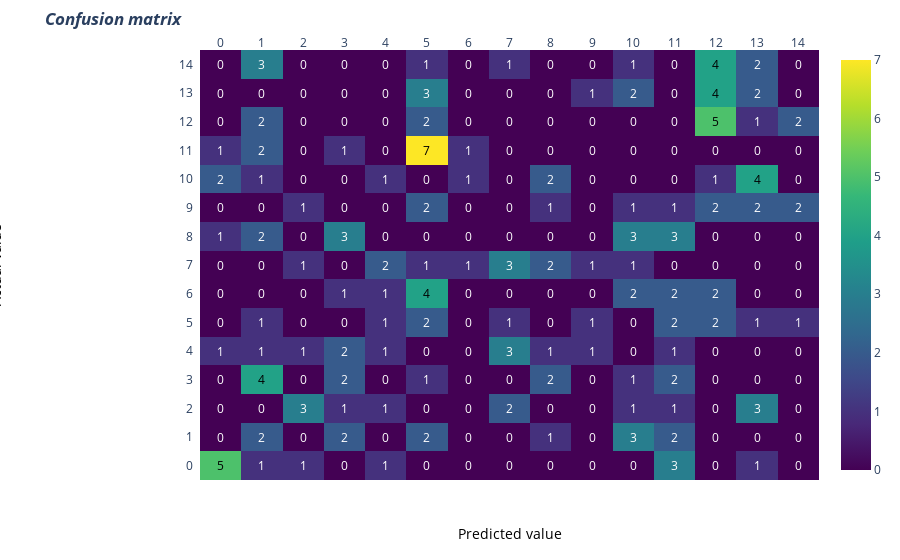

The cell this chart's notebook holds for it:
### Code cell
import plotly.figure_factory as ff
# invert z idx values

z= cm

# invert z idx values
#z = z[::-1]

x= [0,1,2,3,4,5,6,7,8,9,10,11,12,13,14]
y1=x
#y =x[::-1].copy() # invert idx values of x
#print(y)
#y=x
# change each element of z to type string for annotations
z_text = [[str(y1) for y1 in x] for x in z]

# set up figure
fig = ff.create_annotated_heatmap(z, x=x, y=y1, annotation_text=z_text, colorscale='Viridis')

# add title
fig.update_layout(title_text='<i><b>Confusion matrix</b></i>',
                  #xaxis = dict(title='x'),
                  #yaxis = dict(title='x')
                 )

# add custom xaxis title
fig.add_annotation(dict(font=dict(color="black",size=14),
                        x=0.5,
                        y=-0.15,
                        showarrow=False,
                        text="Predicted value",
                        xref="paper",
                        yref="paper"))

# add custom yaxis title
fig.add_annotation(dict(font=dict(color="black",size=14),
                        x=-0.35,
                        y=0.5,
                        showarrow=False,
                        text="Actual value",
                        textangle=-90,
                        xref="paper",
                        yref="paper"))

# adjust margins to make room for yaxis title
fig.update_layout(margin=dict(t=50, l=200))

# add colorbar
fig['data'][0]['showscale'] = True
fig.show()

### Figure 1 — Plotly figure (JSON) as saved in the notebook; plotly's stock layout.template omitted (floating-point values rounded to 4 significant figures; data arrays with more than 128 entries replaced by an {"elided": "..."} marker saying what was removed)
{"data": [{"colorscale": [[0, "#440154"], [0.1111, "#482878"], [0.2222, "#3e4989"], [0.3333, "#31688e"], [0.4444, "#26828e"], [0.5556, "#1f9e89"], [0.6667, "#35b779"], [0.7778, "#6ece58"], [0.8889, "#b5de2b"], [1, "#fde725"]], "reversescale": false, "showscale": true, "type": "heatmap", "x": [0, 1, 2, 3, 4, 5, 6, 7, 8, 9, 10, 11, 12, 13, 14], "y": [0, 1, 2, 3, 4, 5, 6, 7, 8, 9, 10, 11, 12, 13, 14], "z": {"elided": "15x15 int values"}}], "layout": {"annotations": [{"font": {"color": "#000000"}, "showarrow": false, "text": "5", "x": 0, "xref": "x", "y": 0, "yref": "y"}, {"font": {"color": "#FFFFFF"}, "showarrow": false, "text": "1", "x": 1, "xref": "x", "y": 0, "yref": "y"}, {"font": {"color": "#FFFFFF"}, "showarrow": false, "text": "1", "x": 2, "xref": "x", "y": 0, "yref": "y"}, {"font": {"color": "#FFFFFF"}, "showarrow": false, "text": "0", "x": 3, "xref": "x", "y": 0, "yref": "y"}, {"font": {"color": "#FFFFFF"}, "showarrow": false, "text": "1", "x": 4, "xref": "x", "y": 0, "yref": "y"}, {"font": {"color": "#FFFFFF"}, "showarrow": false, "text": "0", "x": 5, "xref": "x", "y": 0, "yref": "y"}, {"font": {"color": "#FFFFFF"}, "showarrow": false, "text": "0", "x": 6, "xref": "x", "y": 0, "yref": "y"}, {"font": {"color": "#FFFFFF"}, "showarrow": false, "text": "0", "x": 7, "xref": "x", "y": 0, "yref": "y"}, {"font": {"color": "#FFFFFF"}, "showarrow": false, "text": "0", "x": 8, "xref": "x", "y": 0, "yref": "y"}, {"font": {"color": "#FFFFFF"}, "showarrow": false, "text": "0", "x": 9, "xref": "x", "y": 0, "yref": "y"}, {"font": {"color": "#FFFFFF"}, "showarrow": false, "text": "0", "x": 10, "xref": "x", "y": 0, "yref": "y"}, {"font": {"color": "#FFFFFF"}, "showarrow": false, "text": "3", "x": 11, "xref": "x", "y": 0, "yref": "y"}, {"font": {"color": "#FFFFFF"}, "showarrow": false, "text": "0", "x": 12, "xref": "x", "y": 0, "yref": "y"}, {"font": {"color": "#FFFFFF"}, "showarrow": false, "text": "1", "x": 13, "xref": "x", "y": 0, "yref": "y"}, {"font": {"color": "#FFFFFF"}, "showarrow": false, "text": "0", "x": 14, "xref": "x", "y": 0, "yref": "y"}, {"font": {"color": "#FFFFFF"}, "showarrow": false, "text": "0", "x": 0, "xref": "x", "y": 1, "yref": "y"}, {"font": {"color": "#FFFFFF"}, "showarrow": false, "text": "2", "x": 1, "xref": "x", "y": 1, "yref": "y"}, {"font": {"color": "#FFFFFF"}, "showarrow": false, "text": "0", "x": 2, "xref": "x", "y": 1, "yref": "y"}, {"font": {"color": "#FFFFFF"}, "showarrow": false, "text": "2", "x": 3, "xref": "x", "y": 1, "yref": "y"}, {"font": {"color": "#FFFFFF"}, "showarrow": false, "text": "0", "x": 4, "xref": "x", "y": 1, "yref": "y"}, {"font": {"color": "#FFFFFF"}, "showarrow": false, "text": "2", "x": 5, "xref": "x", "y": 1, "yref": "y"}, {"font": {"color": "#FFFFFF"}, "showarrow": false, "text": "0", "x": 6, "xref": "x", "y": 1, "yref": "y"}, {"font": {"color": "#FFFFFF"}, "showarrow": false, "text": "0", "x": 7, "xref": "x", "y": 1, "yref": "y"}, {"font": {"color": "#FFFFFF"}, "showarrow": false, "text": "1", "x": 8, "xref": "x", "y": 1, "yref": "y"}, {"font": {"color": "#FFFFFF"}, "showarrow": false, "text": "0", "x": 9, "xref": "x", "y": 1, "yref": "y"}, {"font": {"color": "#FFFFFF"}, "showarrow": false, "text": "3", "x": 10, "xref": "x", "y": 1, "yref": "y"}, {"font": {"color": "#FFFFFF"}, "showarrow": false, "text": "2", "x": 11, "xref": "x", "y": 1, "yref": "y"}, {"font": {"color": "#FFFFFF"}, "showarrow": false, "text": "0", "x": 12, "xref": "x", "y": 1, "yref": "y"}, {"font": {"color": "#FFFFFF"}, "showarrow": false, "text": "0", "x": 13, "xref": "x", "y": 1, "yref": "y"}, {"font": {"color": "#FFFFFF"}, "showarrow": false, "text": "0", "x": 14, "xref": "x", "y": 1, "yref": "y"}, {"font": {"color": "#FFFFFF"}, "showarrow": false, "text": "0", "x": 0, "xref": "x", "y": 2, "yref": "y"}, {"font": {"color": "#FFFFFF"}, "showarrow": false, "text": "0", "x": 1, "xref": "x", "y": 2, "yref": "y"}, {"font": {"color": "#FFFFFF"}, "showarrow": false, "text": "3", "x": 2, "xref": "x", "y": 2, "yref": "y"}, {"font": {"color": "#FFFFFF"}, "showarrow": false, "text": "1", "x": 3, "xref": "x", "y": 2, "yref": "y"}, {"font": {"color": "#FFFFFF"}, "showarrow": false, "text": "1", "x": 4, "xref": "x", "y": 2, "yref": "y"}, {"font": {"color": "#FFFFFF"}, "showarrow": false, "text": "0", "x": 5, "xref": "x", "y": 2, "yref": "y"}, {"font": {"color": "#FFFFFF"}, "showarrow": false, "text": "0", "x": 6, "xref": "x", "y": 2, "yref": "y"}, {"font": {"color": "#FFFFFF"}, "showarrow": false, "text": "2", "x": 7, "xref": "x", "y": 2, "yref": "y"}, {"font": {"color": "#FFFFFF"}, "showarrow": false, "text": "0", "x": 8, "xref": "x", "y": 2, "yref": "y"}, {"font": {"color": "#FFFFFF"}, "showarrow": false, "text": "0", "x": 9, "xref": "x", "y": 2, "yref": "y"}, {"font": {"color": "#FFFFFF"}, "showarrow": false, "text": "1", "x": 10, "xref": "x", "y": 2, "yref": "y"}, {"font": {"color": "#FFFFFF"}, "showarrow": false, "text": "1", "x": 11, "xref": "x", "y": 2, "yref": "y"}, {"font": {"color": "#FFFFFF"}, "showarrow": false, "text": "0", "x": 12, "xref": "x", "y": 2, "yref": "y"}, {"font": {"color": "#FFFFFF"}, "showarrow": false, "text": "3", "x": 13, "xref": "x", "y": 2, "yref": "y"}, {"font": {"color": "#FFFFFF"}, "showarrow": false, "text": "0", "x": 14, "xref": "x", "y": 2, "yref": "y"}, {"font": {"color": "#FFFFFF"}, "showarrow": false, "text": "0", "x": 0, "xref": "x", "y": 3, "yref": "y"}, {"font": {"color": "#000000"}, "showarrow": false, "text": "4", "x": 1, "xref": "x", "y": 3, "yref": "y"}, {"font": {"color": "#FFFFFF"}, "showarrow": false, "text": "0", "x": 2, "xref": "x", "y": 3, "yref": "y"}, {"font": {"color": "#FFFFFF"}, "showarrow": false, "text": "2", "x": 3, "xref": "x", "y": 3, "yref": "y"}, {"font": {"color": "#FFFFFF"}, "showarrow": false, "text": "0", "x": 4, "xref": "x", "y": 3, "yref": "y"}, {"font": {"color": "#FFFFFF"}, "showarrow": false, "text": "1", "x": 5, "xref": "x", "y": 3, "yref": "y"}, {"font": {"color": "#FFFFFF"}, "showarrow": false, "text": "0", "x": 6, "xref": "x", "y": 3, "yref": "y"}, {"font": {"color": "#FFFFFF"}, "showarrow": false, "text": "0", "x": 7, "xref": "x", "y": 3, "yref": "y"}, {"font": {"color": "#FFFFFF"}, "showarrow": false, "text": "2", "x": 8, "xref": "x", "y": 3, "yref": "y"}, {"font": {"color": "#FFFFFF"}, "showarrow": false, "text": "0", "x": 9, "xref": "x", "y": 3, "yref": "y"}, {"font": {"color": "#FFFFFF"}, "showarrow": false, "text": "1", "x": 10, "xref": "x", "y": 3, "yref": "y"}, {"font": {"color": "#FFFFFF"}, "showarrow": false, "text": "2", "x": 11, "xref": "x", "y": 3, "yref": "y"}, {"font": {"color": "#FFFFFF"}, "showarrow": false, "text": "0", "x": 12, "xref": "x", "y": 3, "yref": "y"}, {"font": {"color": "#FFFFFF"}, "showarrow": false, "text": "0", "x": 13, "xref": "x", "y": 3, "yref": "y"}, {"font": {"color": "#FFFFFF"}, "showarrow": false, "text": "0", "x": 14, "xref": "x", "y": 3, "yref": "y"}, {"font": {"color": "#FFFFFF"}, "showarrow": false, "text": "1", "x": 0, "xref": "x", "y": 4, "yref": "y"}, {"font": {"color": "#FFFFFF"}, "showarrow": false, "text": "1", "x": 1, "xref": "x", "y": 4, "yref": "y"}, {"font": {"color": "#FFFFFF"}, "showarrow": false, "text": "1", "x": 2, "xref": "x", "y": 4, "yref": "y"}, {"font": {"color": "#FFFFFF"}, "showarrow": false, "text": "2", "x": 3, "xref": "x", "y": 4, "yref": "y"}, {"font": {"color": "#FFFFFF"}, "showarrow": false, "text": "1", "x": 4, "xref": "x", "y": 4, "yref": "y"}, {"font": {"color": "#FFFFFF"}, "showarrow": false, "text": "0", "x": 5, "xref": "x", "y": 4, "yref": "y"}, {"font": {"color": "#FFFFFF"}, "showarrow": false, "text": "0", "x": 6, "xref": "x", "y": 4, "yref": "y"}, {"font": {"color": "#FFFFFF"}, "showarrow": false, "text": "3", "x": 7, "xref": "x", "y": 4, "yref": "y"}, {"font": {"color": "#FFFFFF"}, "showarrow": false, "text": "1", "x": 8, "xref": "x", "y": 4, "yref": "y"}, {"font": {"color": "#FFFFFF"}, "showarrow": false, "text": "1", "x": 9, "xref": "x", "y": 4, "yref": "y"}, {"font": {"color": "#FFFFFF"}, "showarrow": false, "text": "0", "x": 10, "xref": "x", "y": 4, "yref": "y"}, {"font": {"color": "#FFFFFF"}, "showarrow": false, "text": "1", "x": 11, "xref": "x", "y": 4, "yref": "y"}, {"font": {"color": "#FFFFFF"}, "showarrow": false, "text": "0", "x": 12, "xref": "x", "y": 4, "yref": "y"}, {"font": {"color": "#FFFFFF"}, "showarrow": false, "text": "0", "x": 13, "xref": "x", "y": 4, "yref": "y"}, {"font": {"color": "#FFFFFF"}, "showarrow": false, "text": "0", "x": 14, "xref": "x", "y": 4, "yref": "y"}, {"font": {"color": "#FFFFFF"}, "showarrow": false, "text": "0", "x": 0, "xref": "x", "y": 5, "yref": "y"}, {"font": {"color": "#FFFFFF"}, "showarrow": false, "text": "1", "x": 1, "xref": "x", "y": 5, "yref": "y"}, {"font": {"color": "#FFFFFF"}, "showarrow": false, "text": "0", "x": 2, "xref": "x", "y": 5, "yref": "y"}, {"font": {"color": "#FFFFFF"}, "showarrow": false, "text": "0", "x": 3, "xref": "x", "y": 5, "yref": "y"}, {"font": {"color": "#FFFFFF"}, "showarrow": false, "text": "1", "x": 4, "xref": "x", "y": 5, "yref": "y"}, {"font": {"color": "#FFFFFF"}, "showarrow": false, "text": "2", "x": 5, "xref": "x", "y": 5, "yref": "y"}, {"font": {"color": "#FFFFFF"}, "showarrow": false, "text": "0", "x": 6, "xref": "x", "y": 5, "yref": "y"}, {"font": {"color": "#FFFFFF"}, "showarrow": false, "text": "1", "x": 7, "xref": "x", "y": 5, "yref": "y"}, {"font": {"color": "#FFFFFF"}, "showarrow": false, "text": "0", "x": 8, "xref": "x", "y": 5, "yref": "y"}, {"font": {"color": "#FFFFFF"}, "showarrow": false, "text": "1", "x": 9, "xref": "x", "y": 5, "yref": "y"}, {"font": {"color": "#FFFFFF"}, "showarrow": false, "text": "0", "x": 10, "xref": "x", "y": 5, "yref": "y"}, {"font": {"color": "#FFFFFF"}, "showarrow": false, "text": "2", "x": 11, "xref": "x", "y": 5, "yref": "y"}, {"font": {"color": "#FFFFFF"}, "showarrow": false, "text": "2", "x": 12, "xref": "x", "y": 5, "yref": "y"}, {"font": {"color": "#FFFFFF"}, "showarrow": false, "text": "1", "x": 13, "xref": "x", "y": 5, "yref": "y"}, {"font": {"color": "#FFFFFF"}, "showarrow": false, "text": "1", "x": 14, "xref": "x", "y": 5, "yref": "y"}, {"font": {"color": "#FFFFFF"}, "showarrow": false, "text": "0", "x": 0, "xref": "x", "y": 6, "yref": "y"}, {"font": {"color": "#FFFFFF"}, "showarrow": false, "text": "0", "x": 1, "xref": "x", "y": 6, "yref": "y"}, {"font": {"color": "#FFFFFF"}, "showarrow": false, "text": "0", "x": 2, "xref": "x", "y": 6, "yref": "y"}, {"font": {"color": "#FFFFFF"}, "showarrow": false, "text": "1", "x": 3, "xref": "x", "y": 6, "yref": "y"}, {"font": {"color": "#FFFFFF"}, "showarrow": false, "text": "1", "x": 4, "xref": "x", "y": 6, "yref": "y"}, {"font": {"color": "#000000"}, "showarrow": false, "text": "4", "x": 5, "xref": "x", "y": 6, "yref": "y"}, {"font": {"color": "#FFFFFF"}, "showarrow": false, "text": "0", "x": 6, "xref": "x", "y": 6, "yref": "y"}, {"font": {"color": "#FFFFFF"}, "showarrow": false, "text": "0", "x": 7, "xref": "x", "y": 6, "yref": "y"}, {"font": {"color": "#FFFFFF"}, "showarrow": false, "text": "0", "x": 8, "xref": "x", "y": 6, "yref": "y"}, {"font": {"color": "#FFFFFF"}, "showarrow": false, "text": "0", "x": 9, "xref": "x", "y": 6, "yref": "y"}, {"font": {"color": "#FFFFFF"}, "showarrow": false, "text": "2", "x": 10, "xref": "x", "y": 6, "yref": "y"}, {"font": {"color": "#FFFFFF"}, "showarrow": false, "text": "2", "x": 11, "xref": "x", "y": 6, "yref": "y"}, {"font": {"color": "#FFFFFF"}, "showarrow": false, "text": "2", "x": 12, "xref": "x", "y": 6, "yref": "y"}, {"font": {"color": "#FFFFFF"}, "showarrow": false, "text": "0", "x": 13, "xref": "x", "y": 6, "yref": "y"}, {"font": {"color": "#FFFFFF"}, "showarrow": false, "text": "0", "x": 14, "xref": "x", "y": 6, "yref": "y"}, {"font": {"color": "#FFFFFF"}, "showarrow": false, "text": "0", "x": 0, "xref": "x", "y": 7, "yref": "y"}, {"font": {"color": "#FFFFFF"}, "showarrow": false, "text": "0", "x": 1, "xref": "x", "y": 7, "yref": "y"}, {"font": {"color": "#FFFFFF"}, "showarrow": false, "text": "1", "x": 2, "xref": "x", "y": 7, "yref": "y"}, {"font": {"color": "#FFFFFF"}, "showarrow": false, "text": "0", "x": 3, "xref": "x", "y": 7, "yref": "y"}, {"font": {"color": "#FFFFFF"}, "showarrow": false, "text": "2", "x": 4, "xref": "x", "y": 7, "yref": "y"}, {"font": {"color": "#FFFFFF"}, "showarrow": false, "text": "1", "x": 5, "xref": "x", "y": 7, "yref": "y"}, {"font": {"color": "#FFFFFF"}, "showarrow": false, "text": "1", "x": 6, "xref": "x", "y": 7, "yref": "y"}, {"font": {"color": "#FFFFFF"}, "showarrow": false, "text": "3", "x": 7, "xref": "x", "y": 7, "yref": "y"}, {"font": {"color": "#FFFFFF"}, "showarrow": false, "text": "2", "x": 8, "xref": "x", "y": 7, "yref": "y"}, {"font": {"color": "#FFFFFF"}, "showarrow": false, "text": "1", "x": 9, "xref": "x", "y": 7, "yref": "y"}, {"font": {"color": "#FFFFFF"}, "showarrow": false, "text": "1", "x": 10, "xref": "x", "y": 7, "yref": "y"}, {"font": {"color": "#FFFFFF"}, "showarrow": false, "text": "0", "x": 11, "xref": "x", "y": 7, "yref": "y"}, {"font": {"color": "#FFFFFF"}, "showarrow": false, "text": "0", "x": 12, "xref": "x", "y": 7, "yref": "y"}, {"font": {"color": "#FFFFFF"}, "showarrow": false, "text": "0", "x": 13, "xref": "x", "y": 7, "yref": "y"}, {"font": {"color": "#FFFFFF"}, "showarrow": false, "text": "0", "x": 14, "xref": "x", "y": 7, "yref": "y"}, {"font": {"color": "#FFFFFF"}, "showarrow": false, "text": "1", "x": 0, "xref": "x", "y": 8, "yref": "y"}, {"font": {"color": "#FFFFFF"}, "showarrow": false, "text": "2", "x": 1, "xref": "x", "y": 8, "yref": "y"}, {"font": {"color": "#FFFFFF"}, "showarrow": false, "text": "0", "x": 2, "xref": "x", "y": 8, "yref": "y"}, {"font": {"color": "#FFFFFF"}, "showarrow": false, "text": "3", "x": 3, "xref": "x", "y": 8, "yref": "y"}, {"font": {"color": "#FFFFFF"}, "showarrow": false, "text": "0", "x": 4, "xref": "x", "y": 8, "yref": "y"}, {"font": {"color": "#FFFFFF"}, "showarrow": false, "text": "0", "x": 5, "xref": "x", "y": 8, "yref": "y"}, {"font": {"color": "#FFFFFF"}, "showarrow": false, "text": "0", "x": 6, "xref": "x", "y": 8, "yref": "y"}, {"font": {"color": "#FFFFFF"}, "showarrow": false, "text": "0", "x": 7, "xref": "x", "y": 8, "yref": "y"}, {"font": {"color": "#FFFFFF"}, "showarrow": false, "text": "0", "x": 8, "xref": "x", "y": 8, "yref": "y"}, {"font": {"color": "#FFFFFF"}, "showarrow": false, "text": "0", "x": 9, "xref": "x", "y": 8, "yref": "y"}, {"font": {"color": "#FFFFFF"}, "showarrow": false, "text": "3", "x": 10, "xref": "x", "y": 8, "yref": "y"}, {"font": {"color": "#FFFFFF"}, "showarrow": false, "text": "3", "x": 11, "xref": "x", "y": 8, "yref": "y"}, {"font": {"color": "#FFFFFF"}, "showarrow": false, "text": "0", "x": 12, "xref": "x", "y": 8, "yref": "y"}, {"font": {"color": "#FFFFFF"}, "showarrow": false, "text": "0", "x": 13, "xref": "x", "y": 8, "yref": "y"}, {"font": {"color": "#FFFFFF"}, "showarrow": false, "text": "0", "x": 14, "xref": "x", "y": 8, "yref": "y"}, {"font": {"color": "#FFFFFF"}, "showarrow": false, "text": "0", "x": 0, "xref": "x", "y": 9, "yref": "y"}, {"font": {"color": "#FFFFFF"}, "showarrow": false, "text": "0", "x": 1, "xref": "x", "y": 9, "yref": "y"}, {"font": {"color": "#FFFFFF"}, "showarrow": false, "text": "1", "x": 2, "xref": "x", "y": 9, "yref": "y"}, {"font": {"color": "#FFFFFF"}, "showarrow": false, "text": "0", "x": 3, "xref": "x", "y": 9, "yref": "y"}, {"font": {"color": "#FFFFFF"}, "showarrow": false, "text": "0", "x": 4, "xref": "x", "y": 9, "yref": "y"}, {"font": {"color": "#FFFFFF"}, "showarrow": false, "text": "2", "x": 5, "xref": "x", "y": 9, "yref": "y"}, {"font": {"color": "#FFFFFF"}, "showarrow": false, "text": "0", "x": 6, "xref": "x", "y": 9, "yref": "y"}, {"font": {"color": "#FFFFFF"}, "showarrow": false, "text": "0", "x": 7, "xref": "x", "y": 9, "yref": "y"}, {"font": {"color": "#FFFFFF"}, "showarrow": false, "text": "1", "x": 8, "xref": "x", "y": 9, "yref": "y"}, {"font": {"color": "#FFFFFF"}, "showarrow": false, "text": "0", "x": 9, "xref": "x", "y": 9, "yref": "y"}, {"font": {"color": "#FFFFFF"}, "showarrow": false, "text": "1", "x": 10, "xref": "x", "y": 9, "yref": "y"}, {"font": {"color": "#FFFFFF"}, "showarrow": false, "text": "1", "x": 11, "xref": "x", "y": 9, "yref": "y"}, {"font": {"color": "#FFFFFF"}, "showarrow": false, "text": "2", "x": 12, "xref": "x", "y": 9, "yref": "y"}, {"font": {"color": "#FFFFFF"}, "showarrow": false, "text": "2", "x": 13, "xref": "x", "y": 9, "yref": "y"}, {"font": {"color": "#FFFFFF"}, "showarrow": false, "text": "2", "x": 14, "xref": "x", "y": 9, "yref": "y"}, {"font": {"color": "#FFFFFF"}, "showarrow": false, "text": "2", "x": 0, "xref": "x", "y": 10, "yref": "y"}, {"font": {"color": "#FFFFFF"}, "showarrow": false, "text": "1", "x": 1, "xref": "x", "y": 10, "yref": "y"}, {"font": {"color": "#FFFFFF"}, "showarrow": false, "text": "0", "x": 2, "xref": "x", "y": 10, "yref": "y"}, {"font": {"color": "#FFFFFF"}, "showarrow": false, "text": "0", "x": 3, "xref": "x", "y": 10, "yref": "y"}, {"font": {"color": "#FFFFFF"}, "showarrow": false, "text": "1", "x": 4, "xref": "x", "y": 10, "yref": "y"}, {"font": {"color": "#FFFFFF"}, "showarrow": false, "text": "0", "x": 5, "xref": "x", "y": 10, "yref": "y"}, {"font": {"color": "#FFFFFF"}, "showarrow": false, "text": "1", "x": 6, "xref": "x", "y": 10, "yref": "y"}, {"font": {"color": "#FFFFFF"}, "showarrow": false, "text": "0", "x": 7, "xref": "x", "y": 10, "yref": "y"}, {"font": {"color": "#FFFFFF"}, "showarrow": false, "text": "2", "x": 8, "xref": "x", "y": 10, "yref": "y"}, {"font": {"color": "#FFFFFF"}, "showarrow": false, "text": "0", "x": 9, "xref": "x", "y": 10, "yref": "y"}, {"font": {"color": "#FFFFFF"}, "showarrow": false, "text": "0", "x": 10, "xref": "x", "y": 10, "yref": "y"}, {"font": {"color": "#FFFFFF"}, "showarrow": false, "text": "0", "x": 11, "xref": "x", "y": 10, "yref": "y"}, {"font": {"color": "#FFFFFF"}, "showarrow": false, "text": "1", "x": 12, "xref": "x", "y": 10, "yref": "y"}, {"font": {"color": "#000000"}, "showarrow": false, "text": "4", "x": 13, "xref": "x", "y": 10, "yref": "y"}, {"font": {"color": "#FFFFFF"}, "showarrow": false, "text": "0", "x": 14, "xref": "x", "y": 10, "yref": "y"}, {"font": {"color": "#FFFFFF"}, "showarrow": false, "text": "1", "x": 0, "xref": "x", "y": 11, "yref": "y"}, {"font": {"color": "#FFFFFF"}, "showarrow": false, "text": "2", "x": 1, "xref": "x", "y": 11, "yref": "y"}, {"font": {"color": "#FFFFFF"}, "showarrow": false, "text": "0", "x": 2, "xref": "x", "y": 11, "yref": "y"}, {"font": {"color": "#FFFFFF"}, "showarrow": false, "text": "1", "x": 3, "xref": "x", "y": 11, "yref": "y"}, {"font": {"color": "#FFFFFF"}, "showarrow": false, "text": "0", "x": 4, "xref": "x", "y": 11, "yref": "y"}, {"font": {"color": "#000000"}, "showarrow": false, "text": "7", "x": 5, "xref": "x", "y": 11, "yref": "y"}, {"font": {"color": "#FFFFFF"}, "showarrow": false, "text": "1", "x": 6, "xref": "x", "y": 11, "yref": "y"}, {"font": {"color": "#FFFFFF"}, "showarrow": false, "text": "0", "x": 7, "xref": "x", "y": 11, "yref": "y"}, {"font": {"color": "#FFFFFF"}, "showarrow": false, "text": "0", "x": 8, "xref": "x", "y": 11, "yref": "y"}, {"font": {"color": "#FFFFFF"}, "showarrow": false, "text": "0", "x": 9, "xref": "x", "y": 11, "yref": "y"}, {"font": {"color": "#FFFFFF"}, "showarrow": false, "text": "0", "x": 10, "xref": "x", "y": 11, "yref": "y"}, {"font": {"color": "#FFFFFF"}, "showarrow": false, "text": "0", "x": 11, "xref": "x", "y": 11, "yref": "y"}, {"font": {"color": "#FFFFFF"}, "showarrow": false, "text": "0", "x": 12, "xref": "x", "y": 11, "yref": "y"}, {"font": {"color": "#FFFFFF"}, "showarrow": false, "text": "0", "x": 13, "xref": "x", "y": 11, "yref": "y"}, {"font": {"color": "#FFFFFF"}, "showarrow": false, "text": "0", "x": 14, "xref": "x", "y": 11, "yref": "y"}, {"font": {"color": "#FFFFFF"}, "showarrow": false, "text": "0", "x": 0, "xref": "x", "y": 12, "yref": "y"}, {"font": {"color": "#FFFFFF"}, "showarrow": false, "text": "2", "x": 1, "xref": "x", "y": 12, "yref": "y"}, {"font": {"color": "#FFFFFF"}, "showarrow": false, "text": "0", "x": 2, "xref": "x", "y": 12, "yref": "y"}, {"font": {"color": "#FFFFFF"}, "showarrow": false, "text": "0", "x": 3, "xref": "x", "y": 12, "yref": "y"}, {"font": {"color": "#FFFFFF"}, "showarrow": false, "text": "0", "x": 4, "xref": "x", "y": 12, "yref": "y"}, {"font": {"color": "#FFFFFF"}, "showarrow": false, "text": "2", "x": 5, "xref": "x", "y": 12, "yref": "y"}, {"font": {"color": "#FFFFFF"}, "showarrow": false, "text": "0", "x": 6, "xref": "x", "y": 12, "yref": "y"}, {"font": {"color": "#FFFFFF"}, "showarrow": false, "text": "0", "x": 7, "xref": "x", "y": 12, "yref": "y"}, {"font": {"color": "#FFFFFF"}, "showarrow": false, "text": "0", "x": 8, "xref": "x", "y": 12, "yref": "y"}, {"font": {"color": "#FFFFFF"}, "showarrow": false, "text": "0", "x": 9, "xref": "x", "y": 12, "yref": "y"}, {"font": {"color": "#FFFFFF"}, "showarrow": false, "text": "0", "x": 10, "xref": "x", "y": 12, "yref": "y"}, {"font": {"color": "#FFFFFF"}, "showarrow": false, "text": "0", "x": 11, "xref": "x", "y": 12, "yref": "y"}, {"font": {"color": "#000000"}, "showarrow": false, "text": "5", "x": 12, "xref": "x", "y": 12, "yref": "y"}, {"font": {"color": "#FFFFFF"}, "showarrow": false, "text": "1", "x": 13, "xref": "x", "y": 12, "yref": "y"}, {"font": {"color": "#FFFFFF"}, "showarrow": false, "text": "2", "x": 14, "xref": "x", "y": 12, "yref": "y"}, {"font": {"color": "#FFFFFF"}, "showarrow": false, "text": "0", "x": 0, "xref": "x", "y": 13, "yref": "y"}, {"font": {"color": "#FFFFFF"}, "showarrow": false, "text": "0", "x": 1, "xref": "x", "y": 13, "yref": "y"}, {"font": {"color": "#FFFFFF"}, "showarrow": false, "text": "0", "x": 2, "xref": "x", "y": 13, "yref": "y"}, {"font": {"color": "#FFFFFF"}, "showarrow": false, "text": "0", "x": 3, "xref": "x", "y": 13, "yref": "y"}, {"font": {"color": "#FFFFFF"}, "showarrow": false, "text": "0", "x": 4, "xref": "x", "y": 13, "yref": "y"}, {"font": {"color": "#FFFFFF"}, "showarrow": false, "text": "3", "x": 5, "xref": "x", "y": 13, "yref": "y"}, {"font": {"color": "#FFFFFF"}, "showarrow": false, "text": "0", "x": 6, "xref": "x", "y": 13, "yref": "y"}, {"font": {"color": "#FFFFFF"}, "showarrow": false, "text": "0", "x": 7, "xref": "x", "y": 13, "yref": "y"}, {"font": {"color": "#FFFFFF"}, "showarrow": false, "text": "0", "x": 8, "xref": "x", "y": 13, "yref": "y"}, {"font": {"color": "#FFFFFF"}, "showarrow": false, "text": "1", "x": 9, "xref": "x", "y": 13, "yref": "y"}, {"font": {"color": "#FFFFFF"}, "showarrow": false, "text": "2", "x": 10, "xref": "x", "y": 13, "yref": "y"}, {"font": {"color": "#FFFFFF"}, "showarrow": false, "text": "0", "x": 11, "xref": "x", "y": 13, "yref": "y"}, {"font": {"color": "#000000"}, "showarrow": false, "text": "4", "x": 12, "xref": "x", "y": 13, "yref": "y"}, {"font": {"color": "#FFFFFF"}, "showarrow": false, "text": "2", "x": 13, "xref": "x", "y": 13, "yref": "y"}, {"font": {"color": "#FFFFFF"}, "showarrow": false, "text": "0", "x": 14, "xref": "x", "y": 13, "yref": "y"}, {"font": {"color": "#FFFFFF"}, "showarrow": false, "text": "0", "x": 0, "xref": "x", "y": 14, "yref": "y"}, {"font": {"color": "#FFFFFF"}, "showarrow": false, "text": "3", "x": 1, "xref": "x", "y": 14, "yref": "y"}, {"font": {"color": "#FFFFFF"}, "showarrow": false, "text": "0", "x": 2, "xref": "x", "y": 14, "yref": "y"}, {"font": {"color": "#FFFFFF"}, "showarrow": false, "text": "0", "x": 3, "xref": "x", "y": 14, "yref": "y"}, {"font": {"color": "#FFFFFF"}, "showarrow": false, "text": "0", "x": 4, "xref": "x", "y": 14, "yref": "y"}, {"font": {"color": "#FFFFFF"}, "showarrow": false, "text": "1", "x": 5, "xref": "x", "y": 14, "yref": "y"}, {"font": {"color": "#FFFFFF"}, "showarrow": false, "text": "0", "x": 6, "xref": "x", "y": 14, "yref": "y"}, {"font": {"color": "#FFFFFF"}, "showarrow": false, "text": "1", "x": 7, "xref": "x", "y": 14, "yref": "y"}, {"font": {"color": "#FFFFFF"}, "showarrow": false, "text": "0", "x": 8, "xref": "x", "y": 14, "yref": "y"}, {"font": {"color": "#FFFFFF"}, "showarrow": false, "text": "0", "x": 9, "xref": "x", "y": 14, "yref": "y"}, {"font": {"color": "#FFFFFF"}, "showarrow": false, "text": "1", "x": 10, "xref": "x", "y": 14, "yref": "y"}, {"font": {"color": "#FFFFFF"}, "showarrow": false, "text": "0", "x": 11, "xref": "x", "y": 14, "yref": "y"}, {"font": {"color": "#000000"}, "showarrow": false, "text": "4", "x": 12, "xref": "x", "y": 14, "yref": "y"}, {"font": {"color": "#FFFFFF"}, "showarrow": false, "text": "2", "x": 13, "xref": "x", "y": 14, "yref": "y"}, {"font": {"color": "#FFFFFF"}, "showarrow": false, "text": "0", "x": 14, "xref": "x", "y": 14, "yref": "y"}, {"font": {"color": "black", "size": 14}, "showarrow": false, "text": "Predicted value", "x": 0.5, "xref": "paper", "y": -0.15, "yref": "paper"}, {"font": {"color": "black", "size": 14}, "showarrow": false, "text": "Actual value", "textangle": -90, "x": -0.35, "xref": "paper", "y": 0.5, "yref": "paper"}], "autosize": true, "margin": {"l": 200, "t": 50}, "title": {"text": "<i><b>Confusion matrix</b></i>"}, "xaxis": {"autorange": true, "dtick": 1, "gridcolor": "rgb(0, 0, 0)", "range": [-0.5, 14.5], "side": "top", "ticks": "", "type": "linear"}, "yaxis": {"autorange": true, "dtick": 1, "range": [-0.5943, 14.59], "ticks": "", "ticksuffix": "  ", "type": "linear"}}}
